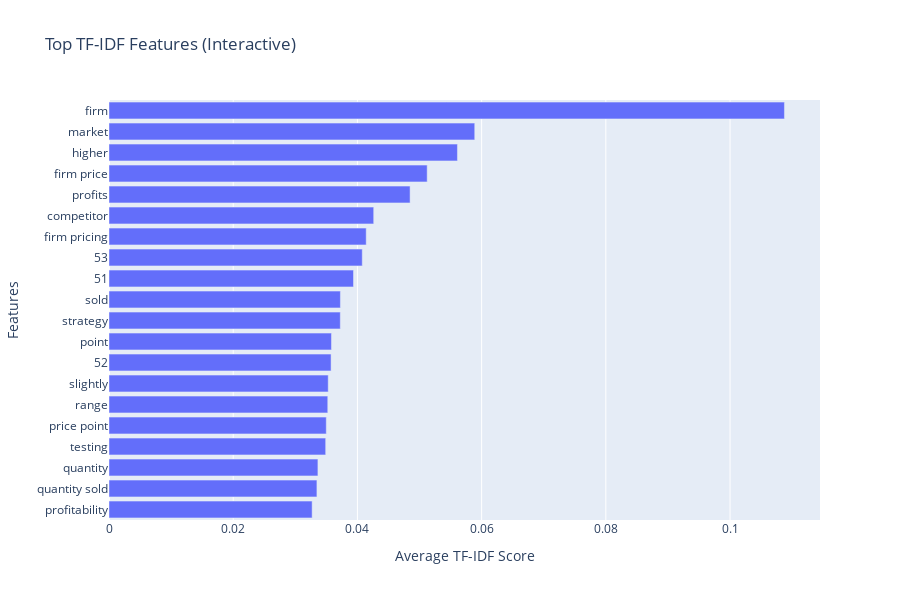
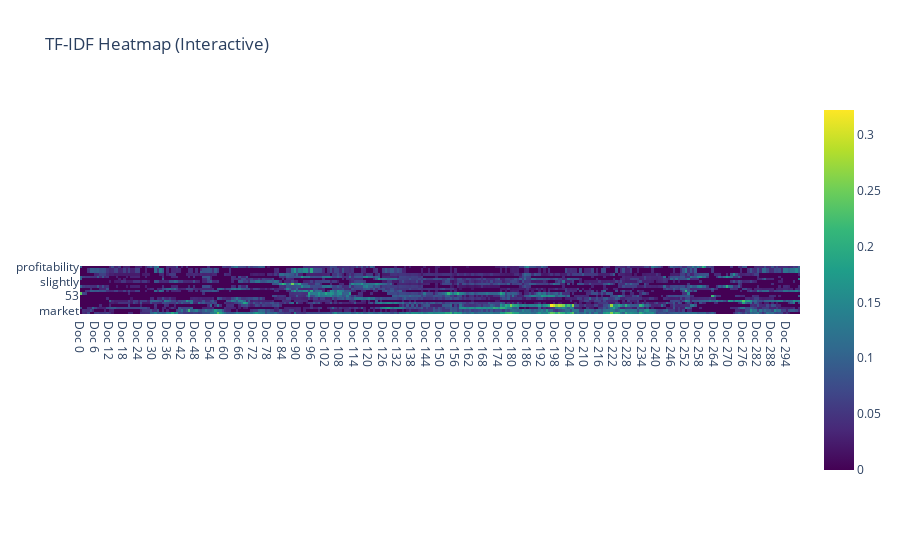

The cell these charts' notebook holds for them, in order:
### Markdown cell above
## Plotting

### Code cell
import matplotlib.pyplot as plt
import seaborn as sns
import pandas as pd
from sklearn.decomposition import PCA
from sklearn.metrics.pairwise import cosine_similarity
import plotly.express as px
import plotly.graph_objects as go
from plotly.subplots import make_subplots

# Set style
plt.style.use("default")
sns.set_palette("husl")


def plot_top_features_bar(tfidf_results, top_n=15, figsize=(12, 8)):
    """Plot top TF-IDF features as horizontal bar charts"""
    if isinstance(tfidf_results, dict) and "tfidf_matrix" in tfidf_results:
        # Single result (combined or column-aware)
        fig, ax = plt.subplots(figsize=figsize)

        mean_scores = np.array(tfidf_results["tfidf_matrix"].mean(axis=0)).flatten()
        top_indices = mean_scores.argsort()[-top_n:]
        top_features = [tfidf_results["feature_names"][i] for i in top_indices]
        top_scores = mean_scores[top_indices]

        bars = ax.barh(range(len(top_features)), top_scores, color="skyblue")
        ax.set_yticks(range(len(top_features)))
        ax.set_yticklabels(top_features)
        ax.set_xlabel("Average TF-IDF Score")
        ax.set_title("Top TF-IDF Features")
        ax.grid(axis="x", alpha=0.3)

        # Add value labels on bars
        for bar, score in zip(bars, top_scores):
            ax.text(
                bar.get_width() + 0.001,
                bar.get_y() + bar.get_height() / 2,
                f"{score:.3f}",
                va="center",
                fontsize=8,
            )

        plt.tight_layout()

    else:
        # Multiple results (separate columns)
        n_cols = len(tfidf_results)
        fig, axes = plt.subplots(1, n_cols, figsize=(figsize[0], figsize[1]))
        if n_cols == 1:
            axes = [axes]

        for idx, (column, result) in enumerate(tfidf_results.items()):
            ax = axes[idx]

            mean_scores = np.array(result["tfidf_matrix"].mean(axis=0)).flatten()
            top_indices = mean_scores.argsort()[-top_n:]
            top_features = [result["feature_names"][i] for i in top_indices]
            top_scores = mean_scores[top_indices]

            bars = ax.barh(
                range(len(top_features)),
                top_scores,
                color=sns.color_palette("husl", n_cols)[idx],
            )
            ax.set_yticks(range(len(top_features)))
            ax.set_yticklabels(top_features, fontsize=8)
            ax.set_xlabel("Average TF-IDF Score")
            ax.set_title(f"Top Features: {column}")
            ax.grid(axis="x", alpha=0.3)

            # Add value labels
            for bar, score in zip(bars, top_scores):
                ax.text(
                    bar.get_width() + 0.001,
                    bar.get_y() + bar.get_height() / 2,
                    f"{score:.3f}",
                    va="center",
                    fontsize=7,
                )

        plt.tight_layout()

    return fig


def plot_feature_heatmap(tfidf_results, top_n=20, figsize=(12, 8)):
    """Plot heatmap of top features across documents"""
    if isinstance(tfidf_results, dict) and "tfidf_matrix" in tfidf_results:
        # Single result
        tfidf_matrix = tfidf_results["tfidf_matrix"]
        feature_names = tfidf_results["feature_names"]

        # Get top features
        mean_scores = np.array(tfidf_matrix.mean(axis=0)).flatten()
        top_indices = mean_scores.argsort()[-top_n:]

        # Create heatmap data
        heatmap_data = tfidf_matrix[:, top_indices].toarray()
        top_features = [feature_names[i] for i in top_indices]

        plt.figure(figsize=figsize)
        sns.heatmap(
            heatmap_data.T,
            xticklabels=[f"Doc {i}" for i in range(heatmap_data.shape[0])],
            yticklabels=top_features,
            cmap="YlOrRd",
            cbar_kws={"label": "TF-IDF Score"},
        )
        plt.title("TF-IDF Heatmap: Top Features Across Documents")
        plt.xlabel("Documents")
        plt.ylabel("Features")
        plt.tight_layout()

    else:
        # Multiple results - create subplots
        n_cols = len(tfidf_results)
        fig, axes = plt.subplots(n_cols, 1, figsize=(figsize[0], figsize[1] * n_cols))
        if n_cols == 1:
            axes = [axes]

        for idx, (column, result) in enumerate(tfidf_results.items()):
            tfidf_matrix = result["tfidf_matrix"]
            feature_names = result["feature_names"]

            mean_scores = np.array(tfidf_matrix.mean(axis=0)).flatten()
            top_indices = mean_scores.argsort()[-top_n:]

            heatmap_data = tfidf_matrix[:, top_indices].toarray()
            top_features = [feature_names[i] for i in top_indices]

            sns.heatmap(
                heatmap_data.T,
                xticklabels=[f"Doc {i}" for i in range(heatmap_data.shape[0])],
                yticklabels=top_features,
                cmap="YlOrRd",
                ax=axes[idx],
                cbar_kws={"label": "TF-IDF Score"},
            )
            axes[idx].set_title(f"TF-IDF Heatmap: {column}")
            axes[idx].set_xlabel("Documents")
            axes[idx].set_ylabel("Features")

        plt.tight_layout()

    return plt.gcf()


def plot_document_similarity(tfidf_results, figsize=(10, 8)):
    """Plot document similarity heatmap"""
    if isinstance(tfidf_results, dict) and "tfidf_matrix" in tfidf_results:
        tfidf_matrix = tfidf_results["tfidf_matrix"]

        # Calculate cosine similarity
        similarity_matrix = cosine_similarity(tfidf_matrix)

        plt.figure(figsize=figsize)
        sns.heatmap(
            similarity_matrix,
            annot=True,
            fmt=".2f",
            cmap="coolwarm",
            center=0,
            square=True,
            xticklabels=[f"Doc {i}" for i in range(similarity_matrix.shape[0])],
            yticklabels=[f"Doc {i}" for i in range(similarity_matrix.shape[0])],
            cbar_kws={"label": "Cosine Similarity"},
        )
        plt.title("Document Similarity Matrix")
        plt.tight_layout()

        return plt.gcf()


def plot_pca_visualization(tfidf_results, figsize=(10, 8)):
    """Plot PCA visualization of documents"""
    if isinstance(tfidf_results, dict) and "tfidf_matrix" in tfidf_results:
        tfidf_matrix = tfidf_results["tfidf_matrix"].toarray()

        # Apply PCA
        pca = PCA(n_components=2)
        pca_result = pca.fit_transform(tfidf_matrix)

        plt.figure(figsize=figsize)
        plt.scatter(
            pca_result[:, 0],
            pca_result[:, 1],
            alpha=0.7,
            s=100,
            c=range(len(pca_result)),
            cmap="viridis",
        )

        # Add document labels
        for i, (x, y) in enumerate(pca_result):
            plt.annotate(
                f"Doc {i}",
                (x, y),
                xytext=(5, 5),
                textcoords="offset points",
                fontsize=8,
            )

        plt.xlabel(f"PC1 ({pca.explained_variance_ratio_[0]:.1%} variance)")
        plt.ylabel(f"PC2 ({pca.explained_variance_ratio_[1]:.1%} variance)")
        plt.title("PCA Visualization of Documents")
        plt.colorbar(label="Document Index")
        plt.grid(True, alpha=0.3)
        plt.tight_layout()

        return plt.gcf()


def plot_feature_distribution(tfidf_results, figsize=(12, 6)):
    """Plot distribution of TF-IDF scores"""
    if isinstance(tfidf_results, dict) and "tfidf_matrix" in tfidf_results:
        tfidf_matrix = tfidf_results["tfidf_matrix"]

        # Get all non-zero scores
        scores = tfidf_matrix.data  # Only non-zero values from sparse matrix

        fig, (ax1, ax2) = plt.subplots(1, 2, figsize=figsize)

        # Histogram
        ax1.hist(scores, bins=50, alpha=0.7, color="skyblue", edgecolor="black")
        ax1.set_xlabel("TF-IDF Score")
        ax1.set_ylabel("Frequency")
        ax1.set_title("Distribution of TF-IDF Scores")
        ax1.grid(True, alpha=0.3)

        # Box plot
        ax2.boxplot(scores, vert=True)
        ax2.set_ylabel("TF-IDF Score")
        ax2.set_title("TF-IDF Score Distribution")
        ax2.grid(True, alpha=0.3)

        plt.tight_layout()
        return fig


def create_interactive_plots(tfidf_results, top_n=20):
    """Create interactive plots using Plotly"""
    if isinstance(tfidf_results, dict) and "tfidf_matrix" in tfidf_results:
        tfidf_matrix = tfidf_results["tfidf_matrix"]
        feature_names = tfidf_results["feature_names"]

        # Get top features
        mean_scores = np.array(tfidf_matrix.mean(axis=0)).flatten()
        top_indices = mean_scores.argsort()[-top_n:]
        top_features = [feature_names[i] for i in top_indices]
        top_scores = mean_scores[top_indices]

        # Interactive bar chart
        fig_bar = px.bar(
            x=top_scores,
            y=top_features,
            orientation="h",
            title="Top TF-IDF Features (Interactive)",
            labels={"x": "Average TF-IDF Score", "y": "Features"},
        )
        fig_bar.update_layout(height=600)

        # Interactive heatmap
        heatmap_data = tfidf_matrix[:, top_indices].toarray()
        fig_heatmap = px.imshow(
            heatmap_data.T,
            x=[f"Doc {i}" for i in range(heatmap_data.shape[0])],
            y=top_features,
            color_continuous_scale="Viridis",
            title="TF-IDF Heatmap (Interactive)",
        )

        return fig_bar, fig_heatmap

    else:
        # Multiple results
        fig = make_subplots(
            rows=1,
            cols=len(tfidf_results),
            subplot_titles=list(tfidf_results.keys()),
            horizontal_spacing=0.1,
        )

        for idx, (column, result) in enumerate(tfidf_results.items()):
            mean_scores = np.array(result["tfidf_matrix"].mean(axis=0)).flatten()
            top_indices = mean_scores.argsort()[-top_n:]
            top_features = [result["feature_names"][i] for i in top_indices]
            top_scores = mean_scores[top_indices]

            fig.add_trace(
                go.Bar(
                    x=top_scores,
                    y=top_features,
                    orientation="h",
                    name=column,
                    showlegend=False,
                ),
                row=1,
                col=idx + 1,
            )

        fig.update_layout(title="Top TF-IDF Features by Column", height=600)

        return fig


# Example usage with your results:
# Assuming you have run the TF-IDF code and have results

print("Creating TF-IDF visualizations...")

# Plot top features
fig1 = plot_top_features_bar(separate_results, top_n=15)
plt.show()

# Plot feature heatmap
fig2 = plot_feature_heatmap(separate_results, top_n=20)
plt.show()

# Plot document similarity (for combined results)
fig3 = plot_document_similarity(combined_results)
plt.show()

# Plot PCA visualization
fig4 = plot_pca_visualization(combined_results)
plt.show()

# Plot feature distribution
fig5 = plot_feature_distribution(combined_results)
plt.show()

# Create interactive plots
try:
    fig_interactive_bar, fig_interactive_heatmap = create_interactive_plots(
        combined_results
    )
    fig_interactive_bar.show()
    fig_interactive_heatmap.show()
except ImportError:
    print("Plotly not available for interactive plots")

print("All visualizations created!")

### Figure 1 — Plotly figure (JSON) as saved in the notebook; plotly's stock layout.template omitted (floating-point values rounded to 4 significant figures)
{"data": [{"hovertemplate": "Average TF-IDF Score=%{x}<br>Features=%{y}<extra></extra>", "legendgroup": "", "marker": {"color": "#636efa", "pattern": {"shape": ""}}, "name": "", "orientation": "h", "showlegend": false, "textposition": "auto", "type": "bar", "x": [0.03271, 0.03348, 0.03364, 0.03489, 0.03499, 0.03523, 0.0353, 0.03576, 0.03582, 0.03724, 0.03726, 0.03937, 0.04078, 0.04142, 0.04262, 0.04848, 0.05123, 0.05611, 0.05889, 0.1088], "xaxis": "x", "y": ["profitability", "quantity sold", "quantity", "testing", "price point", "range", "slightly", "52", "point", "strategy", "sold", "51", "53", "firm pricing", "competitor", "profits", "firm price", "higher", "market", "firm"], "yaxis": "y"}], "layout": {"barmode": "relative", "height": 600, "legend": {"tracegroupgap": 0}, "title": {"text": "Top TF-IDF Features (Interactive)"}, "xaxis": {"anchor": "y", "domain": [0, 1], "title": {"text": "Average TF-IDF Score"}}, "yaxis": {"anchor": "x", "domain": [0, 1], "title": {"text": "Features"}}}}

### Figure 2 — Plotly figure (JSON) as saved in the notebook; plotly's stock layout.template omitted (floating-point values rounded to 4 significant figures; data arrays with more than 128 entries replaced by an {"elided": "..."} marker saying what was removed)
{"data": [{"coloraxis": "coloraxis", "hovertemplate": "x: %{x}<br>y: %{y}<br>color: %{z}<extra></extra>", "name": "0", "type": "heatmap", "x": {"elided": "300 str values"}, "xaxis": "x", "y": ["profitability", "quantity sold", "quantity", "testing", "price point", "range", "slightly", "52", "point", "strategy", "sold", "51", "53", "firm pricing", "competitor", "profits", "firm price", "higher", "market", "firm"], "yaxis": "y", "z": {"elided": "20x300 float values"}}], "layout": {"coloraxis": {"colorscale": [[0, "#440154"], [0.1111, "#482878"], [0.2222, "#3e4989"], [0.3333, "#31688e"], [0.4444, "#26828e"], [0.5556, "#1f9e89"], [0.6667, "#35b779"], [0.7778, "#6ece58"], [0.8889, "#b5de2b"], [1, "#fde725"]]}, "title": {"text": "TF-IDF Heatmap (Interactive)"}, "xaxis": {"anchor": "y", "constrain": "domain", "domain": [0, 1], "scaleanchor": "y"}, "yaxis": {"anchor": "x", "autorange": "reversed", "constrain": "domain", "domain": [0, 1]}}}
